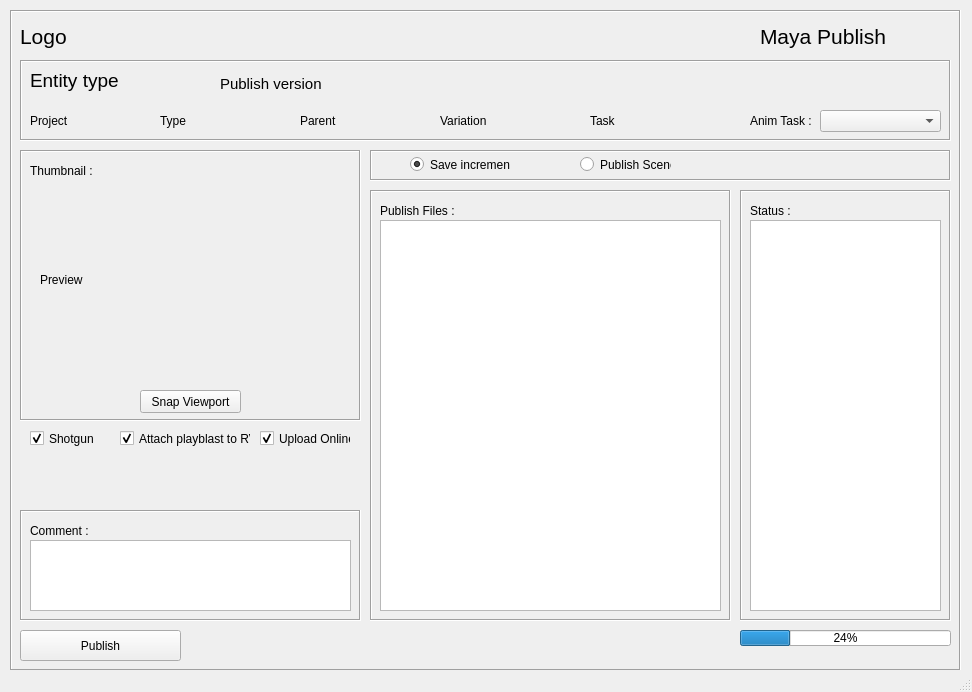
<?xml version="1.0" encoding="UTF-8"?>
<ui version="4.0">
 <class>arxPublishWindow</class>
 <widget class="QMainWindow" name="arxPublishWindow">
  <property name="geometry">
   <rect>
    <x>0</x>
    <y>0</y>
    <width>972</width>
    <height>692</height>
   </rect>
  </property>
  <property name="windowTitle">
   <string>Arxanima Asset Publish v.1.0</string>
  </property>
  <widget class="QWidget" name="centralwidget">
   <widget class="QFrame" name="frame">
    <property name="geometry">
     <rect>
      <x>10</x>
      <y>10</y>
      <width>951</width>
      <height>661</height>
     </rect>
    </property>
    <property name="frameShape">
     <enum>QFrame::Box</enum>
    </property>
    <property name="frameShadow">
     <enum>QFrame::Sunken</enum>
    </property>
    <widget class="QLabel" name="app_label">
     <property name="geometry">
      <rect>
       <x>750</x>
       <y>6</y>
       <width>190</width>
       <height>40</height>
      </rect>
     </property>
     <property name="font">
      <font>
       <pointsize>16</pointsize>
      </font>
     </property>
     <property name="text">
      <string>Maya Publish</string>
     </property>
    </widget>
    <widget class="QFrame" name="frame_4">
     <property name="geometry">
      <rect>
       <x>10</x>
       <y>500</y>
       <width>341</width>
       <height>111</height>
      </rect>
     </property>
     <property name="frameShape">
      <enum>QFrame::Box</enum>
     </property>
     <property name="frameShadow">
      <enum>QFrame::Sunken</enum>
     </property>
     <widget class="QTextEdit" name="comment_textEdit">
      <property name="enabled">
       <bool>true</bool>
      </property>
      <property name="geometry">
       <rect>
        <x>10</x>
        <y>30</y>
        <width>321</width>
        <height>71</height>
       </rect>
      </property>
     </widget>
     <widget class="QLabel" name="label_2">
      <property name="geometry">
       <rect>
        <x>10</x>
        <y>10</y>
        <width>121</width>
        <height>21</height>
       </rect>
      </property>
      <property name="text">
       <string>Comment : </string>
      </property>
     </widget>
    </widget>
    <widget class="QCheckBox" name="shotgun_checkBox">
     <property name="geometry">
      <rect>
       <x>20</x>
       <y>420</y>
       <width>70</width>
       <height>17</height>
      </rect>
     </property>
     <property name="toolTip">
      <string extracomment="Update publish data to Shotgun. Uncheck if cannot connect to Shotgun."/>
     </property>
     <property name="whatsThis">
      <string extracomment="Update publish data to Shotgun"/>
     </property>
     <property name="text">
      <string>Shotgun</string>
     </property>
     <property name="checked">
      <bool>true</bool>
     </property>
    </widget>
    <widget class="QFrame" name="frame_3">
     <property name="geometry">
      <rect>
       <x>10</x>
       <y>50</y>
       <width>931</width>
       <height>81</height>
      </rect>
     </property>
     <property name="frameShape">
      <enum>QFrame::Box</enum>
     </property>
     <property name="frameShadow">
      <enum>QFrame::Sunken</enum>
     </property>
     <widget class="QLabel" name="task_label">
      <property name="geometry">
       <rect>
        <x>570</x>
        <y>50</y>
        <width>101</width>
        <height>21</height>
       </rect>
      </property>
      <property name="font">
       <font>
        <pointsize>9</pointsize>
       </font>
      </property>
      <property name="text">
       <string>Task</string>
      </property>
     </widget>
     <widget class="QLabel" name="data2_label">
      <property name="geometry">
       <rect>
        <x>280</x>
        <y>50</y>
        <width>111</width>
        <height>21</height>
       </rect>
      </property>
      <property name="font">
       <font>
        <pointsize>9</pointsize>
       </font>
      </property>
      <property name="text">
       <string>Parent</string>
      </property>
     </widget>
     <widget class="QLabel" name="data3_label">
      <property name="geometry">
       <rect>
        <x>420</x>
        <y>50</y>
        <width>121</width>
        <height>21</height>
       </rect>
      </property>
      <property name="font">
       <font>
        <pointsize>9</pointsize>
       </font>
      </property>
      <property name="text">
       <string>Variation</string>
      </property>
     </widget>
     <widget class="QLabel" name="data1_label">
      <property name="geometry">
       <rect>
        <x>140</x>
        <y>50</y>
        <width>111</width>
        <height>21</height>
       </rect>
      </property>
      <property name="font">
       <font>
        <pointsize>9</pointsize>
       </font>
      </property>
      <property name="text">
       <string>Type</string>
      </property>
     </widget>
     <widget class="QLabel" name="project_label">
      <property name="geometry">
       <rect>
        <x>10</x>
        <y>50</y>
        <width>131</width>
        <height>21</height>
       </rect>
      </property>
      <property name="font">
       <font>
        <pointsize>9</pointsize>
       </font>
      </property>
      <property name="text">
       <string>Project</string>
      </property>
     </widget>
     <widget class="QLabel" name="entity_label">
      <property name="geometry">
       <rect>
        <x>10</x>
        <y>10</y>
        <width>191</width>
        <height>21</height>
       </rect>
      </property>
      <property name="font">
       <font>
        <pointsize>14</pointsize>
       </font>
      </property>
      <property name="text">
       <string>Entity type</string>
      </property>
     </widget>
     <widget class="QLabel" name="publish_label">
      <property name="geometry">
       <rect>
        <x>200</x>
        <y>13</y>
        <width>671</width>
        <height>21</height>
       </rect>
      </property>
      <property name="font">
       <font>
        <pointsize>11</pointsize>
       </font>
      </property>
      <property name="text">
       <string>Publish version</string>
      </property>
     </widget>
     <widget class="QComboBox" name="task_comboBox">
      <property name="geometry">
       <rect>
        <x>800</x>
        <y>50</y>
        <width>121</width>
        <height>22</height>
       </rect>
      </property>
     </widget>
     <widget class="QLabel" name="task2_label">
      <property name="geometry">
       <rect>
        <x>730</x>
        <y>50</y>
        <width>61</width>
        <height>21</height>
       </rect>
      </property>
      <property name="font">
       <font>
        <pointsize>9</pointsize>
       </font>
      </property>
      <property name="text">
       <string>Anim Task : </string>
      </property>
     </widget>
    </widget>
    <widget class="QFrame" name="frame_2">
     <property name="geometry">
      <rect>
       <x>10</x>
       <y>140</y>
       <width>341</width>
       <height>271</height>
      </rect>
     </property>
     <property name="frameShape">
      <enum>QFrame::Box</enum>
     </property>
     <property name="frameShadow">
      <enum>QFrame::Sunken</enum>
     </property>
     <widget class="QPushButton" name="snapViewport_pushButton">
      <property name="geometry">
       <rect>
        <x>120</x>
        <y>240</y>
        <width>101</width>
        <height>23</height>
       </rect>
      </property>
      <property name="text">
       <string>Snap Viewport</string>
      </property>
     </widget>
     <widget class="QLabel" name="preview_label">
      <property name="geometry">
       <rect>
        <x>20</x>
        <y>30</y>
        <width>300</width>
        <height>200</height>
       </rect>
      </property>
      <property name="text">
       <string>Preview</string>
      </property>
     </widget>
     <widget class="QLabel" name="task_label_3">
      <property name="geometry">
       <rect>
        <x>10</x>
        <y>10</y>
        <width>151</width>
        <height>21</height>
       </rect>
      </property>
      <property name="font">
       <font>
        <pointsize>9</pointsize>
       </font>
      </property>
      <property name="text">
       <string>Thumbnail : </string>
      </property>
     </widget>
    </widget>
    <widget class="QPushButton" name="publish_pushButton">
     <property name="geometry">
      <rect>
       <x>10</x>
       <y>620</y>
       <width>161</width>
       <height>31</height>
      </rect>
     </property>
     <property name="text">
      <string>Publish</string>
     </property>
    </widget>
    <widget class="QFrame" name="frame_5">
     <property name="geometry">
      <rect>
       <x>360</x>
       <y>180</y>
       <width>361</width>
       <height>431</height>
      </rect>
     </property>
     <property name="frameShape">
      <enum>QFrame::Box</enum>
     </property>
     <property name="frameShadow">
      <enum>QFrame::Sunken</enum>
     </property>
     <widget class="QListWidget" name="publish_listWidget">
      <property name="geometry">
       <rect>
        <x>10</x>
        <y>30</y>
        <width>341</width>
        <height>391</height>
       </rect>
      </property>
     </widget>
     <widget class="QLabel" name="display_label">
      <property name="geometry">
       <rect>
        <x>10</x>
        <y>10</y>
        <width>151</width>
        <height>21</height>
       </rect>
      </property>
      <property name="font">
       <font>
        <pointsize>9</pointsize>
       </font>
      </property>
      <property name="text">
       <string>Publish Files : </string>
      </property>
     </widget>
    </widget>
    <widget class="QLabel" name="status_label">
     <property name="geometry">
      <rect>
       <x>180</x>
       <y>624</y>
       <width>541</width>
       <height>21</height>
      </rect>
     </property>
     <property name="font">
      <font>
       <pointsize>9</pointsize>
      </font>
     </property>
     <property name="text">
      <string/>
     </property>
    </widget>
    <widget class="QLabel" name="logo_label">
     <property name="geometry">
      <rect>
       <x>10</x>
       <y>6</y>
       <width>200</width>
       <height>40</height>
      </rect>
     </property>
     <property name="font">
      <font>
       <pointsize>16</pointsize>
      </font>
     </property>
     <property name="text">
      <string>Logo</string>
     </property>
    </widget>
    <widget class="QFrame" name="frame_6">
     <property name="geometry">
      <rect>
       <x>360</x>
       <y>140</y>
       <width>581</width>
       <height>31</height>
      </rect>
     </property>
     <property name="frameShape">
      <enum>QFrame::Box</enum>
     </property>
     <property name="frameShadow">
      <enum>QFrame::Sunken</enum>
     </property>
     <widget class="QRadioButton" name="saveWork_radioButton">
      <property name="geometry">
       <rect>
        <x>40</x>
        <y>6</y>
        <width>100</width>
        <height>17</height>
       </rect>
      </property>
      <property name="text">
       <string>Save increment</string>
      </property>
      <property name="checked">
       <bool>true</bool>
      </property>
     </widget>
     <widget class="QRadioButton" name="publish_radioButton">
      <property name="geometry">
       <rect>
        <x>210</x>
        <y>6</y>
        <width>91</width>
        <height>17</height>
       </rect>
      </property>
      <property name="text">
       <string>Publish Scene</string>
      </property>
     </widget>
    </widget>
    <widget class="QCheckBox" name="playblast_checkBox">
     <property name="geometry">
      <rect>
       <x>110</x>
       <y>420</y>
       <width>131</width>
       <height>17</height>
      </rect>
     </property>
     <property name="toolTip">
      <string extracomment="Update publish data to Shotgun. Uncheck if cannot connect to Shotgun."/>
     </property>
     <property name="whatsThis">
      <string extracomment="Update publish data to Shotgun"/>
     </property>
     <property name="text">
      <string>Attach playblast to RV</string>
     </property>
     <property name="checked">
      <bool>true</bool>
     </property>
    </widget>
    <widget class="QCheckBox" name="upload_checkBox">
     <property name="geometry">
      <rect>
       <x>250</x>
       <y>420</y>
       <width>91</width>
       <height>17</height>
      </rect>
     </property>
     <property name="toolTip">
      <string extracomment="Update publish data to Shotgun. Uncheck if cannot connect to Shotgun."/>
     </property>
     <property name="whatsThis">
      <string extracomment="Update publish data to Shotgun"/>
     </property>
     <property name="text">
      <string>Upload Online</string>
     </property>
     <property name="checked">
      <bool>true</bool>
     </property>
    </widget>
    <widget class="QFrame" name="frame_7">
     <property name="geometry">
      <rect>
       <x>730</x>
       <y>180</y>
       <width>211</width>
       <height>431</height>
      </rect>
     </property>
     <property name="frameShape">
      <enum>QFrame::Box</enum>
     </property>
     <property name="frameShadow">
      <enum>QFrame::Sunken</enum>
     </property>
     <widget class="QListWidget" name="status_listWidget">
      <property name="geometry">
       <rect>
        <x>10</x>
        <y>30</y>
        <width>191</width>
        <height>391</height>
       </rect>
      </property>
     </widget>
     <widget class="QLabel" name="display_label_2">
      <property name="geometry">
       <rect>
        <x>10</x>
        <y>10</y>
        <width>151</width>
        <height>21</height>
       </rect>
      </property>
      <property name="font">
       <font>
        <pointsize>9</pointsize>
       </font>
      </property>
      <property name="text">
       <string>Status : </string>
      </property>
     </widget>
    </widget>
    <widget class="QProgressBar" name="progressBar">
     <property name="geometry">
      <rect>
       <x>730</x>
       <y>620</y>
       <width>211</width>
       <height>16</height>
      </rect>
     </property>
     <property name="value">
      <number>24</number>
     </property>
    </widget>
   </widget>
  </widget>
  <widget class="QStatusBar" name="statusBar"/>
 </widget>
 <resources/>
 <connections/>
</ui>
